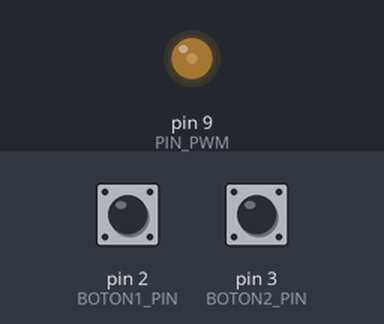
This sketch was run on a simulated Arduino Uno, built with avr-gcc and run on an emulated ATmega328P. Shown: output pins drawn as LEDs (lit = HIGH). Inputs (shaded band) come from the test bench; at power-on: pin 2 (BOTON1_PIN) HIGH, pin 3 (BOTON2_PIN) HIGH. What the sketch prints to the serial monitor is not drawn.

Above: at 1.2 s.
1.3 s: pin 2 (BOTON1_PIN) pulled LOW for 0.15 s
4.3 s: pin 3 (BOTON2_PIN) pulled LOW for 0.15 s
7.3 s: pin 2 (BOTON1_PIN) pulled LOW for 1 s
10.3 s: pin 3 (BOTON2_PIN) pulled LOW for 1 s
Timing chart, 0 to 14.3 s (numbered marks = the images above; inputs shaded):
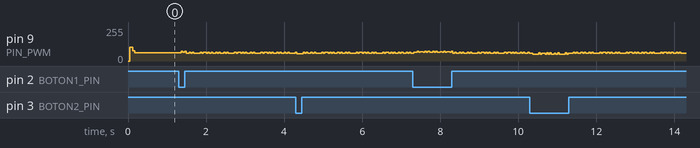

The sketch:

DosBotones.ino
```cpp
#define PIN_PWM 9
#define BOTON1_PIN 2  // Pin para el botón que establece 1650
#define BOTON2_PIN 3  // Pin para el botón que establece 1350
#define VALOR_NEUTRO 1500  // Valor neutral cuando no se presiona ningún botón

void setup() {
  Serial.begin(9600);
  pinMode(PIN_PWM, OUTPUT);
  pinMode(BOTON1_PIN, INPUT_PULLUP);  // Configura el pin del botón con resistencia pull-up
  pinMode(BOTON2_PIN, INPUT_PULLUP);  // Configura el pin del botón con resistencia pull-up
}

void loop() {
  int tiempoAlto;

  if (digitalRead(BOTON1_PIN) == LOW) {  // Si se presiona el botón 1
    tiempoAlto = 1650;
  } else if (digitalRead(BOTON2_PIN) == LOW) {  // Si se presiona el botón 2
    tiempoAlto = 1350;
  } else {
    tiempoAlto = VALOR_NEUTRO;  // Valor neutral
  }

  digitalWrite(PIN_PWM, HIGH);
  delayMicroseconds(tiempoAlto);
  digitalWrite(PIN_PWM, LOW);
  delayMicroseconds(20000 - tiempoAlto);

  Serial.println(tiempoAlto);
}
```
